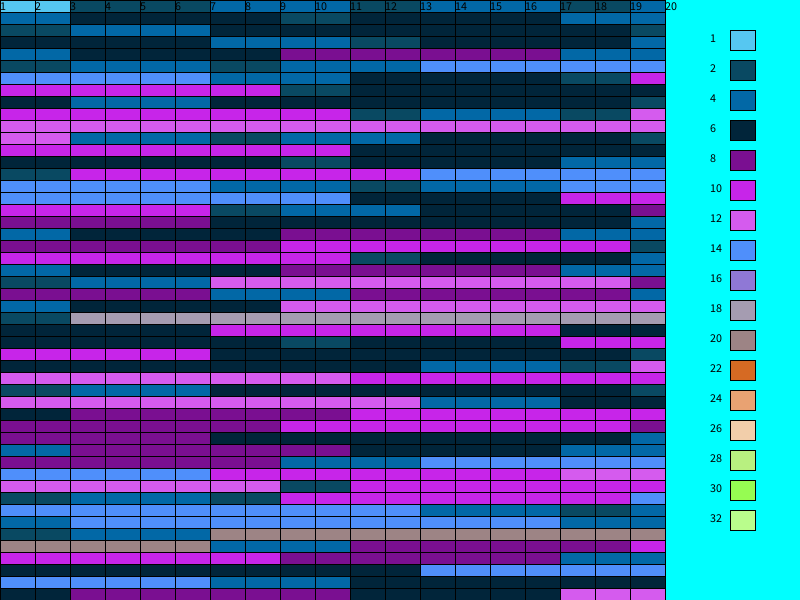
Frame 1 (no input)
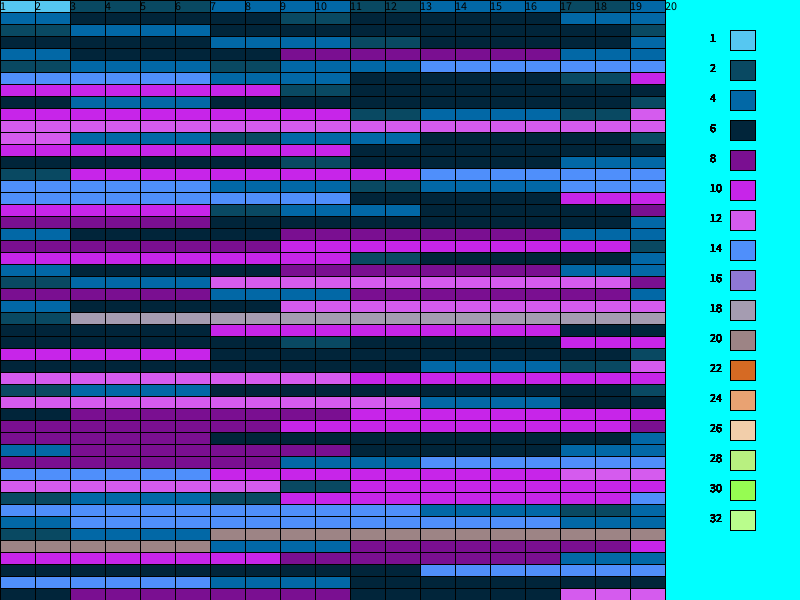
Frame 60 (the mouse pressed at the canvas centre just before this capture)
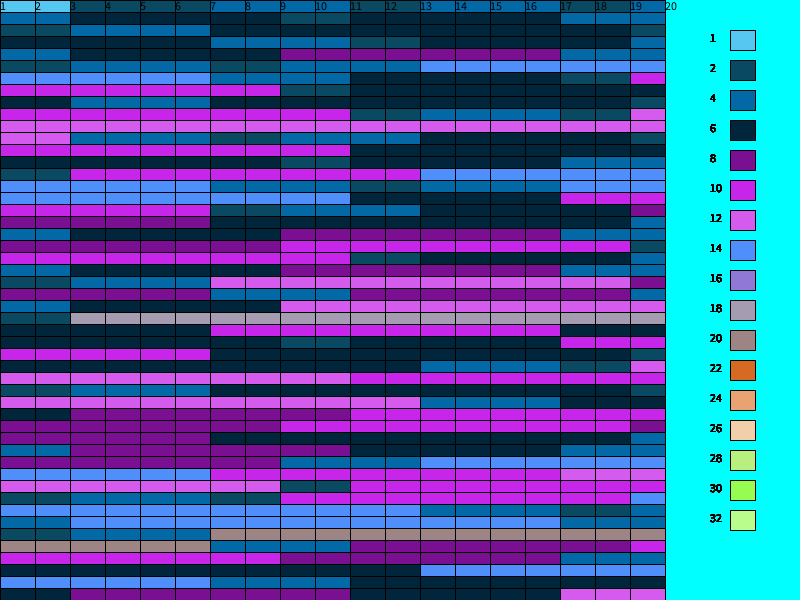
Frame 120 (the mouse held since frame 60 and released just before this capture)

The Processing sketch that drew these frames (run headless with seeded random() and noise(); from frame 60 on, the mouse is pressed at the canvas centre):

// Processing sketch: ColorsPrime
// ── ColorsPrime.pde
int lastPosition=0;

//change them to set the size of the boxes
int defaultWidthOfBox=35;
int defaultHeightOfBox=12;

//change them to set columns per row and number of rows
int numOfRows=50;
int numPerRow=20;

//change it to hide the grid
boolean gridLine=true;

void setup()
{
  
  size(800,600);
  
  background(0,255,255);
  
  Color []colorBox=new Color[numOfRows];
  
  Box []boxNow=new Box[numOfRows];
  
  PrimeNumber prime=new PrimeNumber();
  
  int numberForDifference=1;
  
  int j;
  boolean firstNumberOfDecade=false;
  Color colorBoxFiller=new Color(1);
  for(int k=0, m=0, l=0; k<numOfRows; k++, m=m+numPerRow, l=l+defaultHeightOfBox)
  {
    int lastDifference=0;
    
    for(j=m; j<m+numPerRow; j++)
    {
      if(prime.checkPrimeNumber(j))
      {
        if(firstNumberOfDecade)
        {
          colorBox[k]=colorBoxFiller;
          firstNumberOfDecade=false;
        }
        else
        {
          colorBox[k]=new Color(j-numberForDifference);
        }
          boxNow[k]=new Box(j-numberForDifference, colorBox[k], l);
          println(prime.checkPrimeNumber(j) +"\t"+ j +"\t"+ (j-numberForDifference) +"\t"+ j +"\t"+ numberForDifference);
          boxNow[k].makeBox();
          numberForDifference=j; 
      }
    }

    if(numberForDifference<m+numPerRow+1)
    {
      int nextPrimeFound=0;
      for(int i=numberForDifference+1; i<numberForDifference+m+numPerRow+1; i++)
      {
        if(prime.checkPrimeNumber(i))
        {
          nextPrimeFound=i;
          break;
        }
      }
      println(nextPrimeFound +"\t"+ numberForDifference);
      lastDifference=(m+numPerRow)-numberForDifference;
      colorBoxFiller=new Color(nextPrimeFound-numberForDifference);
      Box boxNowFiller=new Box(lastDifference, colorBoxFiller, l);
      boxNowFiller.makeBox();
    }
    
    firstNumberOfDecade=true;   
    numberForDifference=m+numPerRow+1;
    lastPosition=0;
  }
  for(int i=0, k=0; i<numPerRow; i++)
  {        
    fill(0,0,0);
    text(i+1, k, 10);
    noFill();
    
    k=k+defaultWidthOfBox;
  }
  
}

/*
 * Draws a single box as a Grid Unit
 */
class GridUnit
{
  private final int height;
  
  private final int width;
  
  private int firstY;
  
  private Color colorForBox;
  
  public GridUnit(Color colorForBox, int firstY)
  {
    height=defaultHeightOfBox;
    
    this.width=defaultWidthOfBox;
    
    this.firstY=firstY;
    
    this.colorForBox=colorForBox;
    
  }
  // displays the box
  public void display(int initialPos)
  {
    fill(colorForBox.returnRed(), colorForBox.returnGreen(), colorForBox.returnBlue());
    if(!gridLine)
    {
      noStroke();
    }
    rect(initialPos, firstY, width, height);
    lastPosition=width+initialPos;
  }
  
  public int returnLastPosition()
  {
    return lastPosition;
  }
}

/*
 *showing the color key
 */
void draw()
{
  fill(0,0,0);
  text("1", 710, 30+12);
  noFill();
  
  Color colorBoxFiller=new Color(1);
  fill(colorBoxFiller.returnRed(), colorBoxFiller.returnGreen(), colorBoxFiller.returnBlue());
  rect(730, 30, 25, 20);
  
  for(int i=2, j=60; i<34; i=i+2, j=j+30)
  {
    fill(0,0,0);
    text(i, 710, j+12);
    noFill();
    
    colorBoxFiller=new Color(i);
    fill(colorBoxFiller.returnRed(), colorBoxFiller.returnGreen(), colorBoxFiller.returnBlue());
    rect(730, j, 25, 20);
    noFill();
    
  }
}


class Box
{
  private int width;
  
  private int firstY;
  
  private Color colorForBox;
  
  public Box(int width, Color colorForBox, int firstY)
  {
    this.firstY=firstY;
    
    this.width=width;
    
    this.colorForBox=colorForBox;
  }
  
  public void makeBox()
  {
    GridUnit grid=new GridUnit(colorForBox, firstY);
    
    int initialPos;
    
    for(int i=0; i<width; i++)
    {
      initialPos=grid.returnLastPosition();
      
      grid.display(initialPos);
    }
    
  }
}


class PrimeNumber
{
  public boolean checkPrimeNumber(int num)
  {
    int countDivisors=0;
    for(int i=1; i<=num; i++)
    {
      if(num%i==0)
      {
        countDivisors=countDivisors+1;
      }
    }
    if(countDivisors==2)
    {
      return true;
    }
    return false;
  }
}

class Color
{
  private int width;
  
  private int r;
  
  private int g;
  
  private int b;
  
  public Color(int width)
  {
    this.width=width;
    if(this.width%2!=0)
    {
      this.width=this.width+1;
    }
    if(width==1)
    {
      r=86; g=199; b=241;
    }
    if(width==2)
    {
      r=9; g=73; b=98;
    }
    if(width==4)
    {
      r=2; g=104; b=166;
    }
    if(width==6)
    {
      r=1; g=37; b=58;
    }
    if(width==8)
    {
      r=122; g=15; b=145;
    }
    if(width==10)
    {
      r=199; g=37; b=233;
    }
    if(width==12)
    {
      r=213; g=91; b=238;
    }
    if(width==14)
    {
      r=79; g=143; b=251;
    }
    if(width==16)
    {
      r=143; g=120; b=214;
    }
    if(width==18)
    {
      r=165; g=156; b=177;
    }
    if(width==20)
    {
      r=157; g=132; b=133;
    }
    if(width==22)
    {
      r=214; g=106; b=35;
    }
    if(width==24)
    {
      r=233; g=162; b=114;
    }
    if(width==26)
    {
      r=242; g=206; b=170;
    }
    if(width==28)
    {
      r=184; g=240; b=128;
    }
    if(width==30)
    {
      r=150; g=252; b=82;
    }
    if(width==32)
    {
      r=185; g=253; b=140;
    }
    if(width==34)
    {
      r=223; g=254; b=203;
    }
  }
  
  public int returnRed()
  {
    return r;
  }
  
  public int returnGreen()
  {
    return g;
  }
  
  public int returnBlue()
  {
    return b;
  }
}
